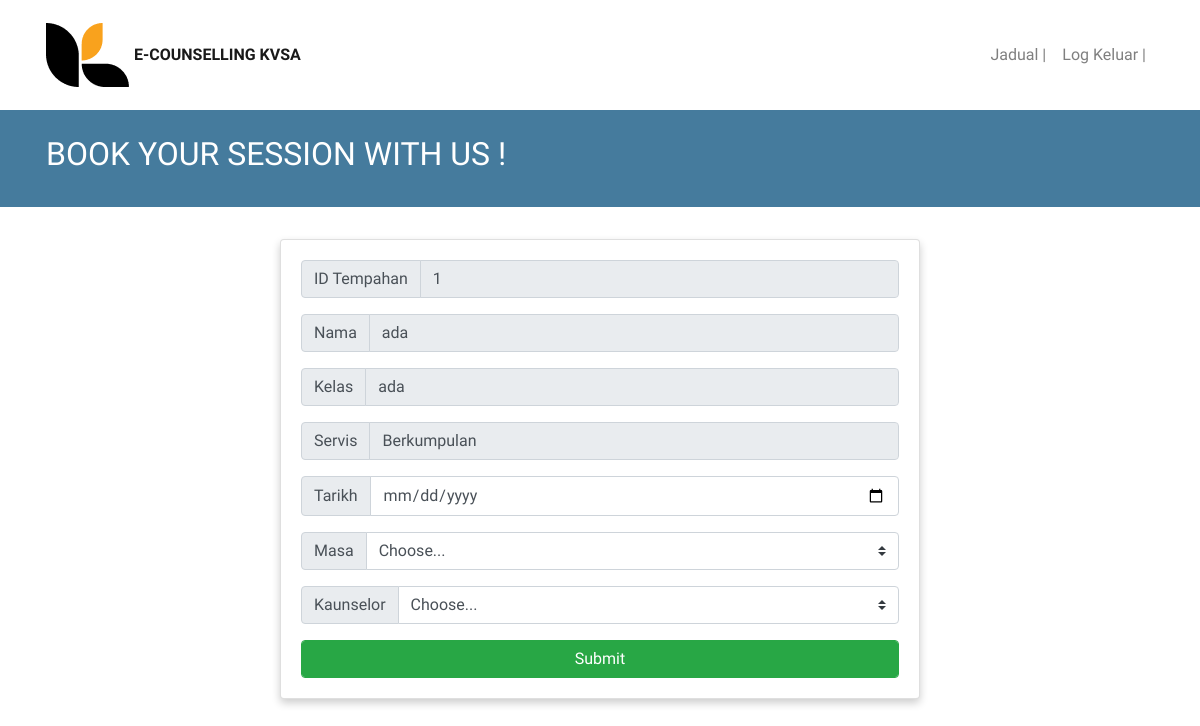
The page /form_edit.php?ID_Tempahan=1 on the database its author committed.
### tables this page shows
CREATE TABLE `tempahan` (
  `ID_Tempahan` int(12) NOT NULL,
  `Nama` varchar(50) NOT NULL,
  `Kelas` varchar(20) NOT NULL,
  `Servis` varchar(30) NOT NULL,
  `Tarikh` date NOT NULL,
  `Masa` varchar(20) NOT NULL,
  `Kaunselor` varchar(30) NOT NULL,
  `status` varchar(20) NOT NULL,
  `sebab` varchar(100) NOT NULL
);

### form_edit.php (the view, shortened to what this page needs)
<?php
include 'conn.php';
$id = $_GET['ID_Tempahan'];
?>
<!DOCTYPE html>
<html>
<head>
    <link rel="stylesheet" href="https://cdn.jsdelivr.net/npm/bootstrap@4.0.0/dist/css/bootstrap.min.css"
>
    <link rel="stylesheet" type="text/css" href="css/style.css">
</head>
<body>
    <header class="header sticky-top">
        <nav class="navbar navbar-expand-lg sticky-top navbar-light bg-white py-3 shadow-sm">
            <div class="container"><a class="navbar-brand" href="#home">
                    <img src="img/logo.png">
                    <strong class="h6 mb-0 font-weight-bold text-uppercase">e-Counselling KVSA</strong></a>
                <div class="collapse navbar-collapse" id="navbarSupportedContent">
                    <ul class="navbar-nav ml-auto">
                       <li class="nav-item"><a class="nav-link" href="jadual.php">Jadual |</a></li>
                    <li class="nav-item"><a class="nav-link" href="logout.php">Log Keluar |</a></li>
                    </ul>
                </div>
            </div>
        </nav>
    </header>
    <section class="py-8 section-1" id="home">
        <div class="container">
            <div class="hero-h2">
                <h2>BOOK YOUR SESSION WITH US !</h2>
            </div>
        </div>
    </section>
<?php
$sql = "SELECT * FROM tempahan WHERE ID_Tempahan = '$id'";
$query = mysqli_query($mysqli,$sql);
$row = mysqli_fetch_array($query);
?>
    <section>
        <form action="pros_edit.php" method="POST">
        <div class="d-flex justify-content-center">
            <div class="card" style="width: 40rem;">
                <div class="card-body">
                    <div class="input-group mb-3">
                        <div class="input-group-prepend">
                            <span class="input-group-text" id="inputGroup-sizing-default">ID Tempahan</span>
                        </div>
                        <input type="text" class="form-control" aria-label="Default" aria-describedby="inputGroup-sizing-default" name="ID" value="<?php echo $row['ID_Tempahan']; ?>" readonly>
                    </div>
                    <div class="input-group mb-3">
                        <div class="input-group-prepend">
                            <span class="input-group-text" id="inputGroup-sizing-default">Nama</span>
                        </div>
                        <input type="text" class="form-control" aria-label="Default" aria-describedby="inputGroup-sizing-default" name="nama" value="<?php echo $row['Nama']; ?>" readonly>
                    </div>
                    <div class="input-group mb-3">
                        <div class="input-group-prepend">
                            <span class="input-group-text" id="inputGroup-sizing-default">Kelas</span>
                        </div>
                        <input type="text" class="form-control" aria-label="Default" aria-describedby="inputGroup-sizing-default" name="kelas" value="<?php echo $row['Kelas']; ?>" readonly>
                    </div>
                    <div class="input-group mb-3">
                        <div class="input-group-prepend">
                            <label class="input-group-text" for="inputGroupSelect01">Servis</label>
                        </div>
                       <input type="text" class="form-control" aria-label="Default" aria-describedby="inputGroup-sizing-default" name="kelas" value="<?php echo $row['Servis']; ?>" readonly>
                    </div>
                    <div class="input-group mb-3">
                        <div class="input-group-prepend">
                            <span class="input-group-text" id="inputGroup-sizing-default">Tarikh</span>
                        </div>
                        <input type="date" class="form-control" aria-label="Default" aria-describedby="inputGroup-sizing-default" name="tarikh">
                    </div>
                    <div class="input-group mb-3">
                        <div class="input-group-prepend">
                            <span class="input-group-text" id="inputGroup-sizing-default">Masa</span>
                        </div>
                        <select class="custom-select" id="inputGroupSelect01" name="masa">
                            <option selected>Choose...</option>
                        </select>
                    </div>
                    <div class="input-group mb-3">
                        <div class="input-group-prepend">
                            <label class="input-group-text" for="inputGroupSelect01">Kaunselor</label>
                        </div>
                        <select class="custom-select" id="inputGroupSelect01" name="kaunselor">
                            <option selected>Choose...</option>
                        </select>
                    </div>
                    <input type="submit" class="form-control btn btn-success" aria-label="Default" aria-describedby="inputGroup-sizing-default">
                </div>
            </div>
        </div>
    </form>
    </section>
</body>
</html>

### css/style.css (style rules this page uses)
* { box-sizing: border-box; }
body,html { height: 100%; margin: 0; line-height: 1.6; font-family: 'Solway',serif; }
.hero-h2 h2 { letter-spacing: 1.6%; line-height: 84.5px; }
.card { margin-top: 2rem; box-shadow: 0 4px 8px 0 rgba(0, 0, 0, 0.2); transition: 0.3s; width: 20%; margin-left: 2rem; margin-right: 2rem; }
.container { padding: 2px 16px; }

### form_edit.php (style rules this page uses)
#home { background-color: #457B9D; color: #FFFFFF; }

### rows shown on the page
tempahan: ID "1", nama "ada", kelas "ada", kelas "Berkumpulan"
